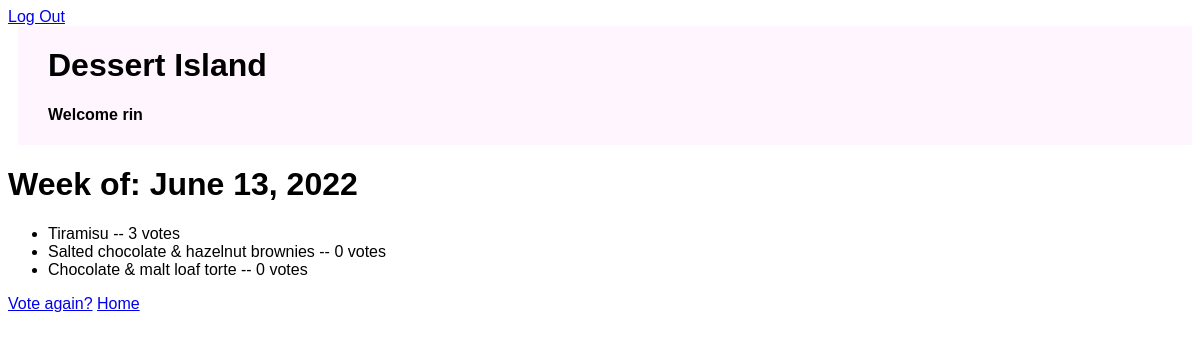
The app's page /polls/1/results/ (signed in) with its own data.
### weeklydessert/models.py (models this page shows, shortened)
class Week(models.Model):
    pub_date = models.DateTimeField("date published")
    def start_of_week(self):
        today = datetime.date.today()
        start_of_week = today + datetime.timedelta(days=-today.weekday(), weeks=1)
        return start_of_week

class Choice(models.Model):
    week = models.ForeignKey(Week, on_delete=models.CASCADE)
    dessert_choice = models.CharField(max_length=200)
    dessert_details = models.CharField(max_length=200)
    votes = models.IntegerField(default=0)

### weeklydessert/views.py (the view)
# urls.py: path("polls/<int:pk>/results/", views.ResultsView.as_view(), name="results"),
class ResultsView(LoginRequiredMixin, DetailView):
    model = Week
    template_name= "results.html"

### weeklydessert/templates/results.html
{% extends 'header.html' %}
{% block content %}
<h1>Week of: {{ week.start_of_week }} </h1>
<ul>
    {% for choice in week.choice_set.all %}
    <li>{{ choice.dessert_choice }} -- {{ choice.votes }} vote{{ choice.votes|pluralize }}</li>
    {% endfor %}
</ul>
<a href="{% url 'detail' week.id %}">Vote again?</a>
<a href="{% url 'index' %}">Home</a>
{% endblock %}

### weeklydessert/templates/header.html (shortened to what this page needs)
{% load static %}
<link rel="stylesheet" type="text/css" href="{% static 'weeklydessert/header.css' %}">
<a class="logout_button" href="{% url 'logout' %}">Log Out</a>
<div class="header">
    <div class="header-content">
        <h1 class="header-title">Dessert Island</h1>
        {% if user.username %}
        <h4 class="header-greet">Welcome {{ user.username }}</h4>
        {% endif %}
    </div>
</div>
{% block content %}
{% endblock %}

### weeklydessert/static/weeklydessert/header.css (style rules this page uses)
.header { display: flex; flex-direction: row; background-color: #FFF5FF; margin-left: 10px; }
.header-title { margin-bottom: 0; }
.header-content { display: flex; flex-direction: column; margin-left: 30px; align-items: center; justify-content: center; }
.header-greet { width: 100%; }

### records on screen
Week: start_of_week "June 13, 2022"
Choice: dessert_choice "Tiramisu", votes "3"
Choice: dessert_choice "Salted chocolate & hazelnut brownies", votes "0"
Choice: dessert_choice "Chocolate & malt loaf torte", votes "0"

### other values on screen
{{ user.username }} "rin"
